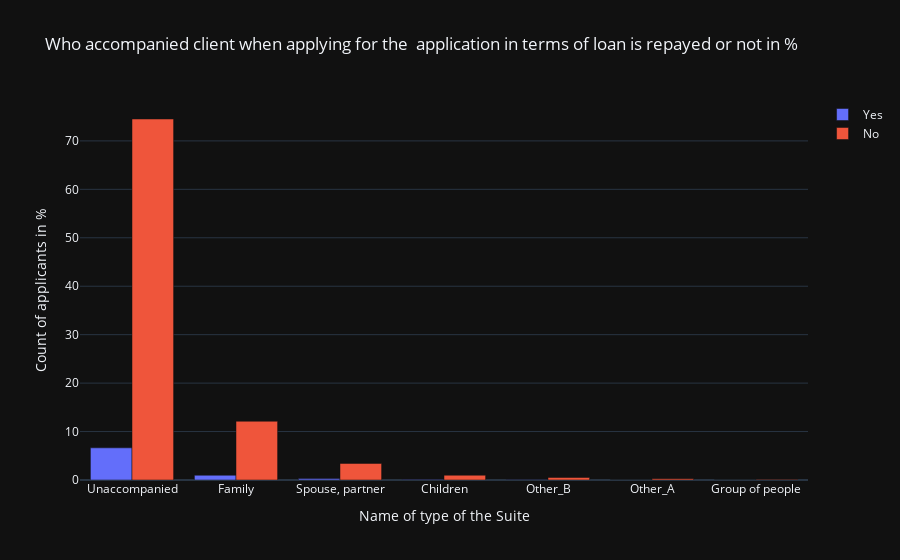

This figure's notebook cell:
### Code cell
suite_val = application['NAME_TYPE_SUITE'].value_counts()
suite_val_y0 = []
suite_val_y1 = []
for val in suite_val.index:
    suite_val_y1.append(np.sum(application['TARGET'][application['NAME_TYPE_SUITE']==val] == 1))
    suite_val_y0.append(np.sum(application['TARGET'][application['NAME_TYPE_SUITE']==val] == 0))
data = [go.Bar(x = suite_val.index, y = ((suite_val_y1 / suite_val.sum()) * 100), name='Yes' ),
        go.Bar(x = suite_val.index, y = ((suite_val_y0 / suite_val.sum()) * 100), name='No' )]
layout = go.Layout(
    title = "Who accompanied client when applying for the  application in terms of loan is repayed or not in %",
    xaxis=dict(
        title='Name of type of the Suite',
       ),
    yaxis=dict(
        title='Count of applicants in %',
        )
)
fig = go.Figure(data = data, layout=layout) 
fig.layout.template = 'plotly_dark'
py.iplot(fig)

### Figure 1 — Plotly figure (JSON) as saved in the notebook; plotly's stock layout.template omitted (floating-point values rounded to 4 significant figures)
{"data": [{"y": [6.641, 0.9826, 0.2923, 0.0787, 0.05682, 0.02482, 0.007511], "x": ["Unaccompanied", "Family", "Spouse, partner", "Children", "Other_B", "Other_A", "Group of people"], "type": "bar", "name": "Yes"}, {"y": [74.52, 12.13, 3.421, 0.9882, 0.5212, 0.258, 0.08099], "x": ["Unaccompanied", "Family", "Spouse, partner", "Children", "Other_B", "Other_A", "Group of people"], "type": "bar", "name": "No"}], "layout": {"yaxis": {"title": {"text": "Count of applicants in %"}}, "xaxis": {"title": {"text": "Name of type of the Suite"}}, "title": {"text": "Who accompanied client when applying for the  application in terms of loan is repayed or not in %"}}}
